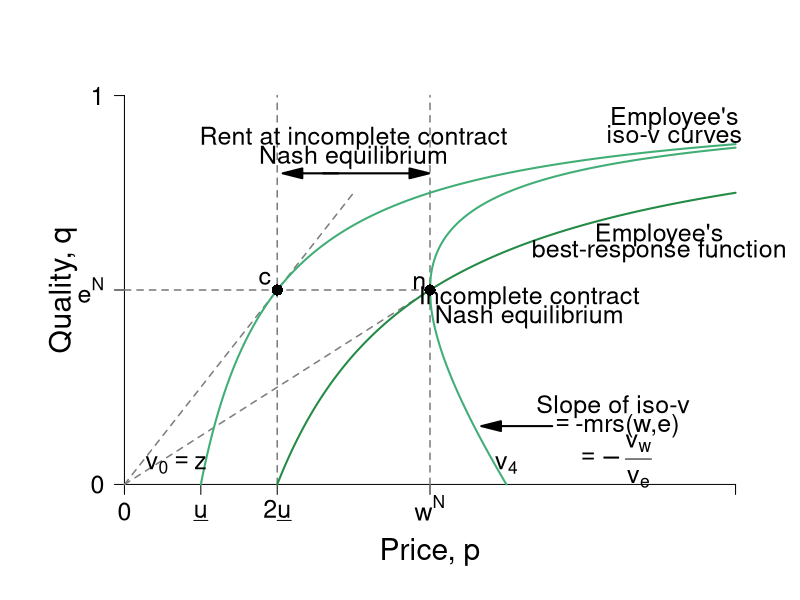

The R script that drew this image:
#' Graph Designer: Harriet Brookes-Gray
#' Authors: Bowles and Halliday
#' Title: Coordination, Conflict and Competition: A Text in Microeconomics

require(ggplot2)
require(shape)
pdf(file = "employment/employment_brf_rentv2.pdf", width = 9, height = 7)

#Set parameters for graphics
pointsize <- 1.8
axislabelsize <- 1.8
labelsize <- 1.5
namesize <- 1.8
annotatesize <- 1.5
graphlinewidth <- 2
segmentlinewidth <- 1.5

COL <- c("#7fc97f", "#beaed4", "#fdc086", "#ffff99", "#386cb0", "#f0027f", "#bf5b17", "#666666")
COLA <- c("#e0f3db", "#99d8c9","#66c2a4","#41ae76", "#238b45", "#005824")
COLB <- c("#c6dbef", "#4eb3d3", "#2b8cbe", "#0868ac","#084081")
COLC <- c("#fcfbfd", "#efedf5", "#dadaeb", "#bcbddc", "#9e9ac8", "#807dba", "#6a51a3", "#54278f", "#3f007d")
grays <- gray.colors(25, start = 1, end = 0)


#The equation is below when v = 0. See Wolfram Alpha output. 
isov <- function(p, delta = 5) {
  (p - delta)/p
}

isovhigh1 <- function(p, delta = 5, v = 5){
  (sqrt(p^2 - 4 * delta * v) - p + 2*v)/( 2 * v )
}

isovlow1 <- function(p, delta = 5, v = 5){
  (-sqrt(p^2 - 4 * delta * v) - p + 2*v)/( 2 * v )
}

isovhigh2 <- function(p, delta = 5, v = 10){
  (sqrt(p^2 - 4 * delta * v) - p + 2*v)/( 2 * v )
}

isovlow2 <- function(p, delta = 5, v = 10){
  (-sqrt(p^2 - 4 * delta * v) - p + 2*v)/( 2 * v )
}

isovhigh3 <- function(p, delta = 5, v = 15){
  (sqrt(p^2 - 4 * delta * v) - p + 2*v)/( 2 * v )
}

isovlow3 <- function(p, delta = 5, v = 15){
  (-sqrt(p^2 - 4 * delta * v) - p + 2*v)/( 2 * v )
}

brfFn <- function(p, delta = 5) {
  1 - (2*delta) /p
}

#This is evaluated for p = 12; q = 12/(8*sqrt(12^2 - 4*delta1*v1)) - 1/8 for the slope
#At p = 12; q = (-sqrt(12^2 - 4*v1*delta1) - 12 + 2*v1)/(2*v1) = 0.799
tangencyLine <- function(p){
  (p*(0.05))
}


COL <- c("#f7fcf5", "#e5f5e0", "#c7e9c0", "#a1d99b", "#74c476", "#41ab5d", "#238b45", "#005a32")
par(mar =  c(5, 5, 4, 2))
xlims <- c(0, 40)
ylims <- c(0, 1)

plot(0, 0, xlim = xlims, ylim = ylims, type = "n",
     xlab = "",
     ylab = "",
     xaxt = "n", yaxt = "n", cex.lab = axislabelsize, bty = "n")

mtext(expression(paste("Price, ", p)), side = 1, line = 2.5, cex = axislabelsize)
text(-4, ylims[2] - 0.5*(ylims[2] - ylims[1]), expression(paste("Quality, ", q)), xpd = TRUE, cex = axislabelsize, srt = 90) 

npts <- 500 
npts2 <- 501
#Specify the sequences of points for graphing. 
xx0 <- seq(5, xlims[2], length.out = npts)
xx1 <- seq(10, xlims[2], length.out = npts)
xx2 <- seq(xlims[1], 15, length.out = npts)
xx3 <- seq(10, xlims[2], length.out = npts2)
xx4 <- seq(xlims[1], 10, length.out = npts2)
#For below, I solved sqrt(p^2 - 200) - p + 200/p = 0, getting p = 10*sqrt(2) = 14.14214
xx5 <- seq(14.14214, xlims[2], length.out = npts2)
xx6 <- seq(14.14214, 15, length.out = npts2)
xx7 <- seq(20, xlims[2], length.out = npts2)
xx8 <- seq(xlims[1], 25, length.out = npts2)

#Customize ticks and labels for the plot
ticksy <- c(0, 0.5, 1)
ylabels <- c(0, expression(paste(e^N)), 1)
ticksx <- c(0, 5, 10, 20, 40)
xlabels <- c(0, expression(paste(underline("u"))),expression(paste(2*underline("u"))) , expression(paste(w^N)) , NA)
axis(1, at = ticksx, pos = 0, labels = xlabels, cex.axis = labelsize)
axis(2, at = ticksy, pos = 0, labels = ylabels, las = 1, cex.axis = labelsize)

#Lines for the coordinates of the Nash equilbrium
segments(0, 0, 20, 0.5, lty = 2, col = grays[20], lwd = segmentlinewidth)
segments(10, 0, 10, 1, lty = 2, col = grays[20], lwd = segmentlinewidth)
segments(20, 0, 20, 1, lty = 2, col = grays[20], lwd = segmentlinewidth)
segments(0, 0.5, 20, 0.5, lty = 2, col = grays[20], lwd = segmentlinewidth)

#Draw the lines for the graphs
lines(xx2, tangencyLine(xx2), col = grays[20], lwd = segmentlinewidth, lty = 2)
lines(xx0, isov(xx0, delta = 5), col = COLA[4], lwd = graphlinewidth)
lines(xx1, brfFn(xx1), col = COLA[5], lwd = graphlinewidth)
#lines(xx3, isovhigh1(xx3, v = 5, delta = 5), col = COLA[4], lwd = graphlinewidth)
#lines(xx4, isovlow1(xx4, v = 5, delta = 5), col = COLA[4], lwd = graphlinewidth)
#lines(xx5, isovhigh2(xx5, v = 10, delta = 5), col = COLA[4], lwd = graphlinewidth)
#lines(xx6, isovlow2(xx6, v = 10, delta = 5), col = COLA[4], lwd = graphlinewidth)
lines(xx7, isovhigh3(xx7, v = 20, delta = 5), col = COLA[4], lwd = graphlinewidth)
lines(xx8, isovlow3(xx8, v = 20, delta = 5), col = COLA[4], lwd = graphlinewidth)

text(3.4, 0.05, expression(paste(v[0] == z)), cex = labelsize)
#text(22, 0.05, expression(paste(v[1])), cex = labelsize)
text(25, 0.05, expression(paste(v[4])),cex = labelsize)
text(35, 0.64, expression(paste("Employee's")), cex = labelsize, xpd =TRUE)
text(35, 0.60, expression(paste("best-response function")),cex = labelsize, xpd =TRUE)
#text(35, 0.58, expression(paste(e(Delta, a))))
text(36, 0.94, expression(paste("Employee's")),cex = labelsize)
text(36, 0.9, expression(paste("iso-v curves")),cex = labelsize)

text(19.3, 0.52, expression(n),cex = labelsize)
text(26.5, 0.48, expression(paste("Incomplete contract")),cex = labelsize)
text(26.5, 0.43, expression(paste("Nash equilibrium")),cex = labelsize)

text(15, 0.89, expression(paste("Rent at incomplete contract")),cex = labelsize)
text(15, 0.84, expression(paste("Nash equilibrium")),cex = labelsize)
Arrows(13, 0.8, 19.3, 0.8,  col = "black", lty = 1, lwd = 2, arr.type = "triangle")
Arrows(14, 0.8, 11, 0.8,  col = "black", lty = 1, lwd = 2, arr.type = "triangle")


Arrows(28, 0.15, 24, 0.15,  col = "black", lty = 1, lwd = 2, arr.type = "triangle")
text(32, 0.2, expression(paste("Slope of iso-v")),cex = labelsize)
text(32.3, 0.15, expression(paste(phantom() == "-mrs(w,e) ")),cex = labelsize)
text(32, 0.06, expression(paste(phantom() == -frac(v[w], v[e]))),cex = labelsize)



#Add a point for the NE
points(20, 0.5, pch = 16, col = "black", cex = 1.5)

#segments(12.5, 0, 12.5, ylims[2], lty = 2, col = grays[20], lwd = 2)
#segments(0, brfFn(w = 18.4), 18.4, brfFn(w = 18.4), lty = 2, col = "darkgray", lwd = 2)
points(10, 0.5, pch = 16, col = "black", cex = 1.5)
text(9.2, 0.53, expression(c),cex = labelsize)



dev.off()
